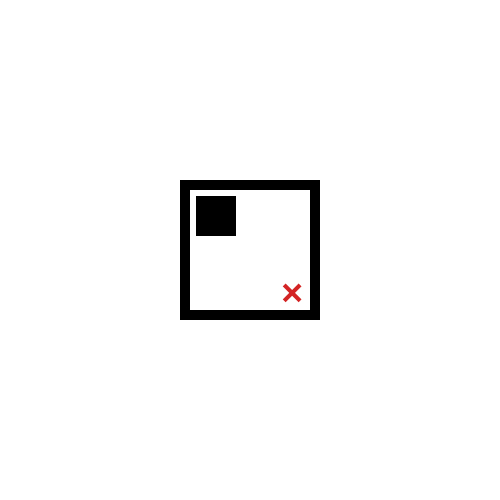
#> input picture AlemanoMarkerScanner/test-images/incorrect/Marker1-TestImage4-Incorrect.jpg, 500 x 500 px; its folder holds only this picture in this run
$ python test_marker.py
#> lines starting #> are read from the running program, lines starting #| are printed output that depends on the picture; after the words box and inside, x2 and y2 are one past the last pixel; in counts of white or black regions, pixels touching at a corner belong together
import cv2
import numpy as np
import os
import glob

def order_points(pts):
    rect = np.zeros((4, 2), dtype="float32")
    s = pts.sum(axis=1)
    rect[0] = pts[np.argmin(s)]
    rect[2] = pts[np.argmax(s)]
    diff = np.diff(pts, axis=1)
    rect[1] = pts[np.argmin(diff)]
    rect[3] = pts[np.argmax(diff)]
    return rect

def warp_to_square(image, pts, size=200):
    rect = order_points(pts)
    dst = np.array([
        [0, 0],
        [size - 1, 0],
        [size - 1, size - 1],
        [0, size - 1]], dtype="float32")
    M = cv2.getPerspectiveTransform(rect, dst)
    return cv2.warpPerspective(image, M, (size, size))

def count_black(binary, x, y, w, h):
    roi = binary[y:y+h, x:x+w]
    return cv2.countNonZero(roi)

def test_image(img_path):
    img = cv2.imread(img_path)
#> img is the input picture: shape (500, 500, 3); mean B, G, R 247.9, 247.9, 248
    if img is None:
        return "Failed to load image"

    gray = cv2.cvtColor(img, cv2.COLOR_BGR2GRAY)
    blurred = cv2.GaussianBlur(gray, (5, 5), 0)
    thresh = cv2.adaptiveThreshold(blurred, 255, cv2.ADAPTIVE_THRESH_GAUSSIAN_C, cv2.THRESH_BINARY_INV, 11, 2)
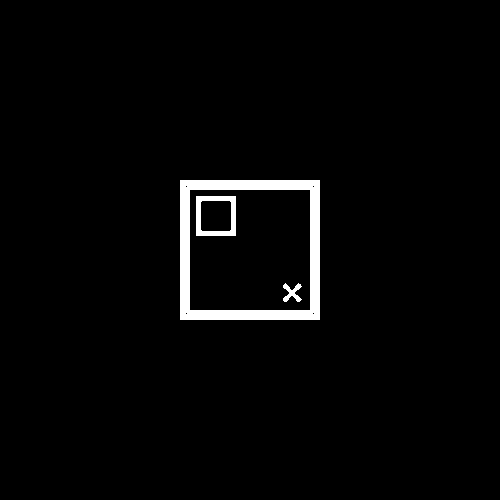
#> thresh: shape (500, 500); 2.4% white; 3 white regions

    contours, _ = cv2.findContours(thresh, cv2.RETR_TREE, cv2.CHAIN_APPROX_SIMPLE)
#> contours = 9 contours, 4 with area under 20; largest, box (x1, y1, x2, y2) and area: (180, 180, 320, 320) 19321, (189, 189, 311, 311) 14639, (196, 196, 236, 236) 1521, (200, 200, 232, 232) 953, (283, 283, 302, 302) 144

    frameWidth = gray.shape[1]
#> frameWidth = 500
    minArea = (frameWidth * 0.1) ** 2
#> minArea = 2500
    maxArea = (frameWidth * 0.9) ** 2
#> maxArea = 202500

    for cnt in contours:
        area = cv2.contourArea(cnt)
        if area < minArea or area > maxArea:
            continue

        peri = cv2.arcLength(cnt, True)
        approx = cv2.approxPolyDP(cnt, 0.02 * peri, True)

        if len(approx) != 4:
            continue

        x, y, w, h = cv2.boundingRect(approx)
        aspect_ratio = w / float(h)
        if aspect_ratio < 0.8 or aspect_ratio > 1.2:
            continue

        pts = approx.reshape(4, 2)
        normalized = warp_to_square(thresh, pts, 200)

        # Check A: Border Uniformity
        size = 200
        ring = int(size * 0.1)
        black_pixels = (count_black(normalized, 0, 0, size, ring) +
                       count_black(normalized, 0, size-ring, size, ring) +
                       count_black(normalized, 0, ring, ring, size - 2*ring) +
                       count_black(normalized, size-ring, ring, ring, size - 2*ring))

        total_pixels = (size*ring)*2 + (ring*(size-2*ring))*2
        if black_pixels / total_pixels < 0.85:
            continue

        # Check B: Inner Empty Zone
        start = int(size * 0.2)
        zone_size = int(size * 0.6)
        density = count_black(normalized, start, start, zone_size, zone_size) / (zone_size * zone_size)
        if density > 0.20:
            continue

        # Check C: Corner Anchor
        border = int(size * 0.1)
        inner_size = size - (border * 2)
        anchor_size = int(inner_size * 0.2)

        samples = [
            count_black(normalized, border, border, anchor_size, anchor_size),
            count_black(normalized, size - border - anchor_size, border, anchor_size, anchor_size),
            count_black(normalized, size - border - anchor_size, size - border - anchor_size, anchor_size, anchor_size),
            count_black(normalized, border, size - border - anchor_size, anchor_size, anchor_size)
        ]

        area_anchor = anchor_size * anchor_size
        densities = [s / area_anchor for s in samples]

        active = [i for i, d in enumerate(densities) if d >= 0.70]
        inactive = [d for i, d in enumerate(densities) if i not in active]

        if len(active) == 1 and all(d <= 0.15 for d in inactive):
            return f"PASS (Detected, Anchor Quadrant: {active[0]})"
#> this loop made 9 passes
#> area on passes 5, 7: 143.5, 953
#> (area, peri, x, y, w, h, aspect_ratio, pts) on pass 1: (19321, 556, 180, 180, 140, 140, 1, [[180, 180], [180, 319], [319, 319], [319, 180]])
#> pass 1, in test_image, `normalized = warp_to_square(thresh, pts, 200)`:
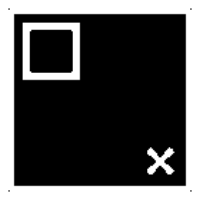
#> normalized: shape (200, 200); min 0, max 255, mean 78.5
#> pass 1, in count_black, `roi = binary[y:y+h, x:x+w]`:
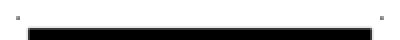
#> roi: shape (20, 200) (shown 2 times larger); min 0, max 255, mean 190.5
#> pass 1, in count_black (call 2), `roi = binary[y:y+h, x:x+w]`:
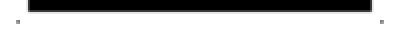
#> roi: shape (20, 200) (shown 2 times larger); min 0, max 255, mean 190.5
#> pass 1, in count_black (call 3), `roi = binary[y:y+h, x:x+w]`:
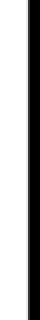
#> roi: shape (160, 20) (shown 2 times larger); min 0, max 255, mean 180.1
#> after the loop:
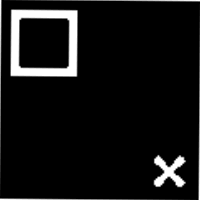
#> normalized: shape (200, 200); min 0, max 255, mean 18.5

    return "FAIL (No valid marker found)"

print("=== Testing Correct Images ===")
for img in glob.glob("test-images/correct/*.jpg"):
    print(f"{os.path.basename(img)}: {test_image(img)}")

print("\n=== Testing Incorrect Images ===")
for img in glob.glob("test-images/incorrect/*.jpg"):
    print(f"{os.path.basename(img)}: {test_image(img)}")
